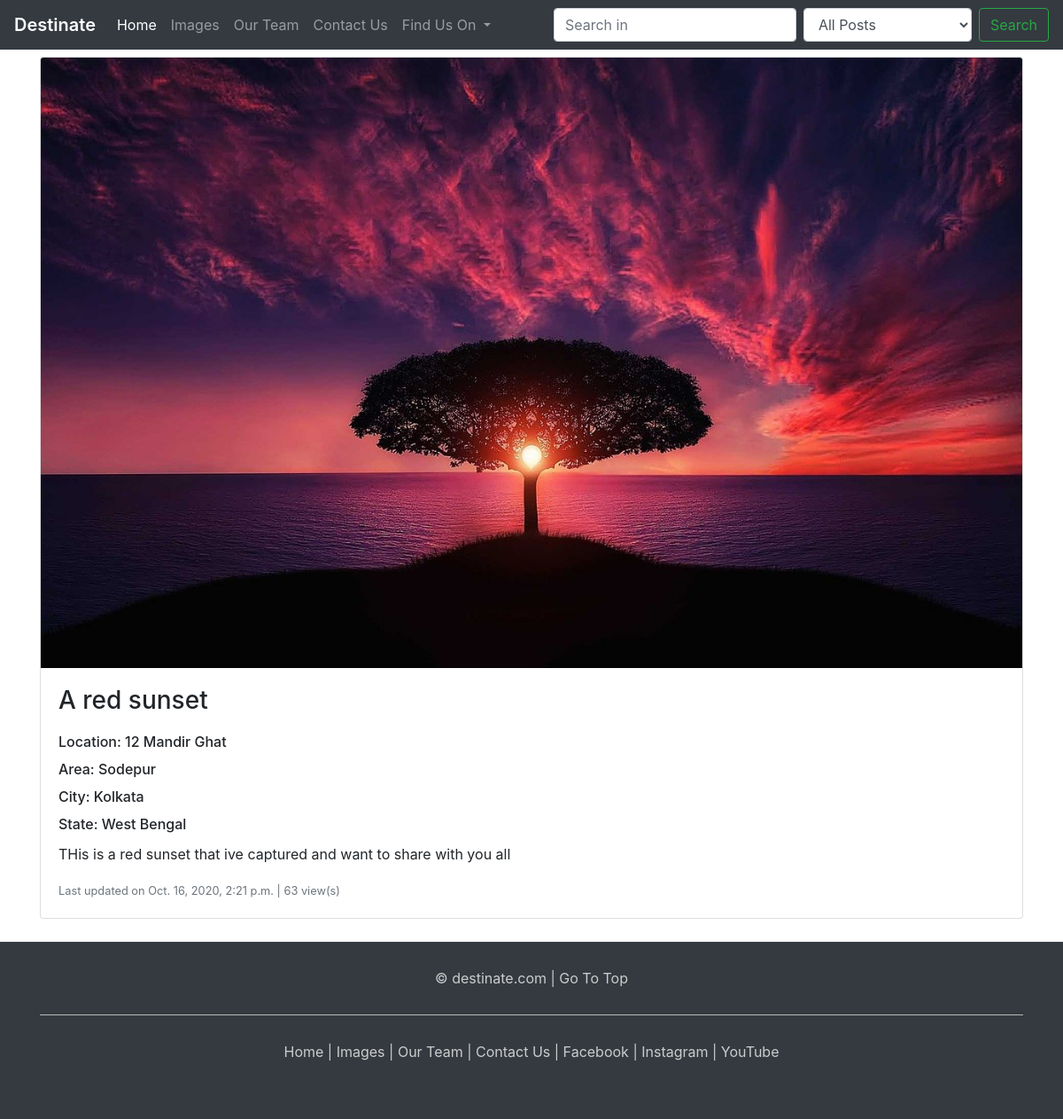
The app's page /image/9 with its own data.
### picture/models.py (models this page shows, shortened)
class Post(models.Model):
    post_id = models.AutoField
    picture_name = models.CharField(max_length=50)
    description = models.TextField(default="")
    location = models.CharField(max_length=30)
    area = models.CharField(max_length=30)
    city = models.CharField(max_length=30, default="")
    state = models.CharField(max_length=30, default="")
    posted_by = models.CharField(max_length=30)
    image = models.ImageField(upload_to='images', default="")
    views = models.IntegerField(default=0)
    pub_date = models.DateTimeField(default="")

### picture/views.py (the view)
# urls.py: path('image/<str:pk>', views.image),
def image(request, pk):
    post = Post.objects.get(id=pk)
    post.views = post.views + 1
    post.save()
    context = {'post': post}
    return render(request, 'image.html', context)

### templates/image.html (shortened to what this page needs)
{% extends 'base.html' %}
{% load static %}
{% block body %}
<div class="container" style="padding-top: 1vh; padding-bottom: 150px;">
    <div class="card mb-3">
  <img src="/media/{{post.image}}" class="card-img-top" alt="...">
  <div class="card-body">
    <h3 class="card-title pb-2">{{post.picture_name}}</h3>
    <h6 class="card-title">Location: {{post.location}}</h6>
    <h6 class="card-title">Area: {{post.area}}</h6>
    <h6 class="card-title">City: {{post.city}}</h6>
    <h6 class="card-title">State: {{post.state}}</h6>
    <p class="card-text">{{post.description}}</p>
    <p class="card-text"><small class="text-muted">Last updated on {{post.pub_date}} | {{post.views}} view(s)</small></p>
  </div>
</div>
</div>
{% endblock body %}

### templates/base.html (style rules this page uses)
html { position: relative; min-height: 100%; }
body { margin-bottom: 60px; }

### records on screen
Post: image (picture), picture_name "A red sunset", location "12 Mandir Ghat", area "Sodepur", city "Kolkata", state "West Bengal", description "THis is a red sunset that ive captured and want to share with you all", pub_date "Oct. 16, 2020, 2:21 p.m.", views "63"
